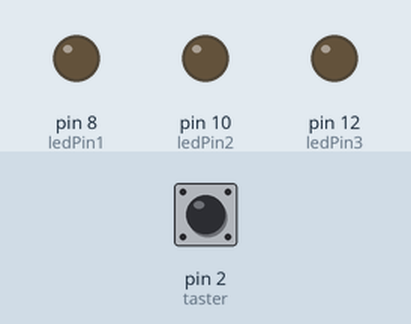
This sketch was run on a simulated Arduino Uno, built with avr-gcc and run on an emulated ATmega328P. On the bench: output pins drawn as LEDs (lit = HIGH). The inputs (shaded band) are chosen by the test bench; at power-on: pin 2 (taster) HIGH.

Above: at 0.2 s.
At 0.7 s:
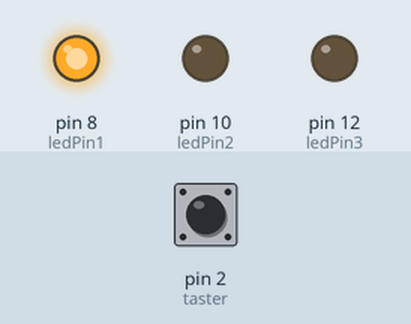
At 1.2 s:
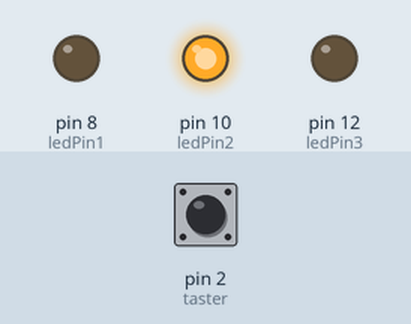
At 2.7 s:
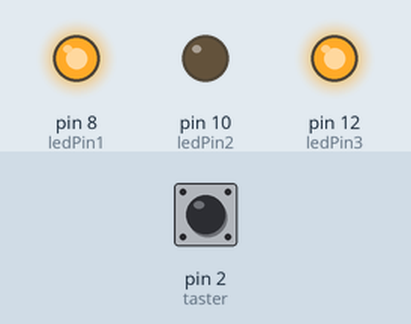
At 3.7 s:
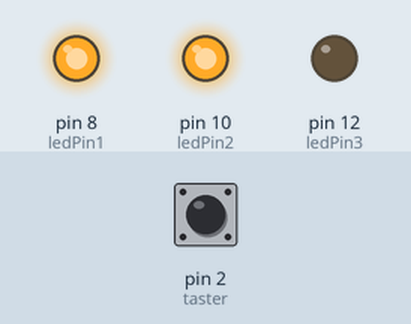
At 5.7 s:
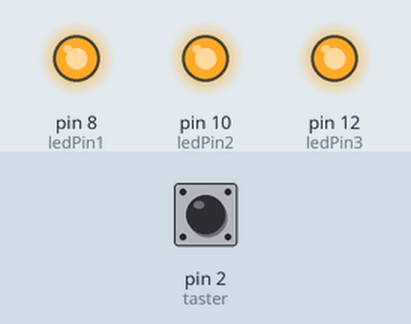
Timing chart, 0 to 6.9 s (numbered marks = the images above):
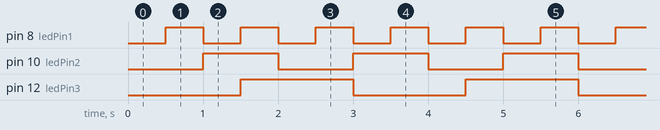

The sketch:

dreifachblinker_taster1.ino
```cpp
const int ledPin1 = 8;
const int ledPin2 = 10;
const int ledPin3 = 12;
const int taster = 2;

int ledState1 = LOW;
int ledState2 = LOW;
int ledState3 = LOW;

unsigned long previousMillis1 = 0;
unsigned long previousMillis2 = 0;
unsigned long previousMillis3 = 0;

int led1int = 500;
int led2int = 1000;
int led3int = 1500;

void setup() {
  pinMode(ledPin1, OUTPUT);
  pinMode(ledPin2, OUTPUT);
  pinMode(ledPin3, OUTPUT);
  pinMode(taster, INPUT);
  while (digitalRead(taster)==LOW) {}
}

void loop() {
  unsigned long currentMillis = millis();
  if (currentMillis - previousMillis1 >= led1int) {
  previousMillis1 = currentMillis;

    if (ledState1 == LOW) {
    ledState1 = HIGH;
    } else {
    ledState1 = LOW;
    }
}

      if (currentMillis - previousMillis2 >= led2int) {
      previousMillis2 = currentMillis;

        if (ledState2 == LOW) {
        ledState2 = HIGH;
        } else {
        ledState2 = LOW;
        }
}

    if (currentMillis - previousMillis3 >= led3int) {
    previousMillis3 = currentMillis;

    if (ledState3 == LOW) {
    ledState3 = HIGH;
    } else {
    ledState3 = LOW;
    }
}

  digitalWrite(ledPin1, ledState1);
  digitalWrite(ledPin2, ledState2);
  digitalWrite(ledPin3, ledState3);
  }
```

HelloWord.c
```cpp
#include<stdio.h>
#include<stdlib.h>

int main(void)
{
    long long foo = 1;
    while(1)
    {
      printf("%lli: HEY LINDAjseklfnsejfsfsfsfsfsfffsfsdfsfsfsdfsdfsfsdfsdfsfsdfsfsdfk\n", foo);
      ++foo;
    }
    return 0;
}
```

Measured:
- by itself, pin 8 (ledPin1): alternates HIGH for 0.50 s and LOW for 0.50 s
- by itself, pin 10 (ledPin2): alternates HIGH for 1.0 s and LOW for 1.0 s
- by itself, pin 12 (ledPin3): alternates HIGH for 1.5 s and LOW for 1.5 s
